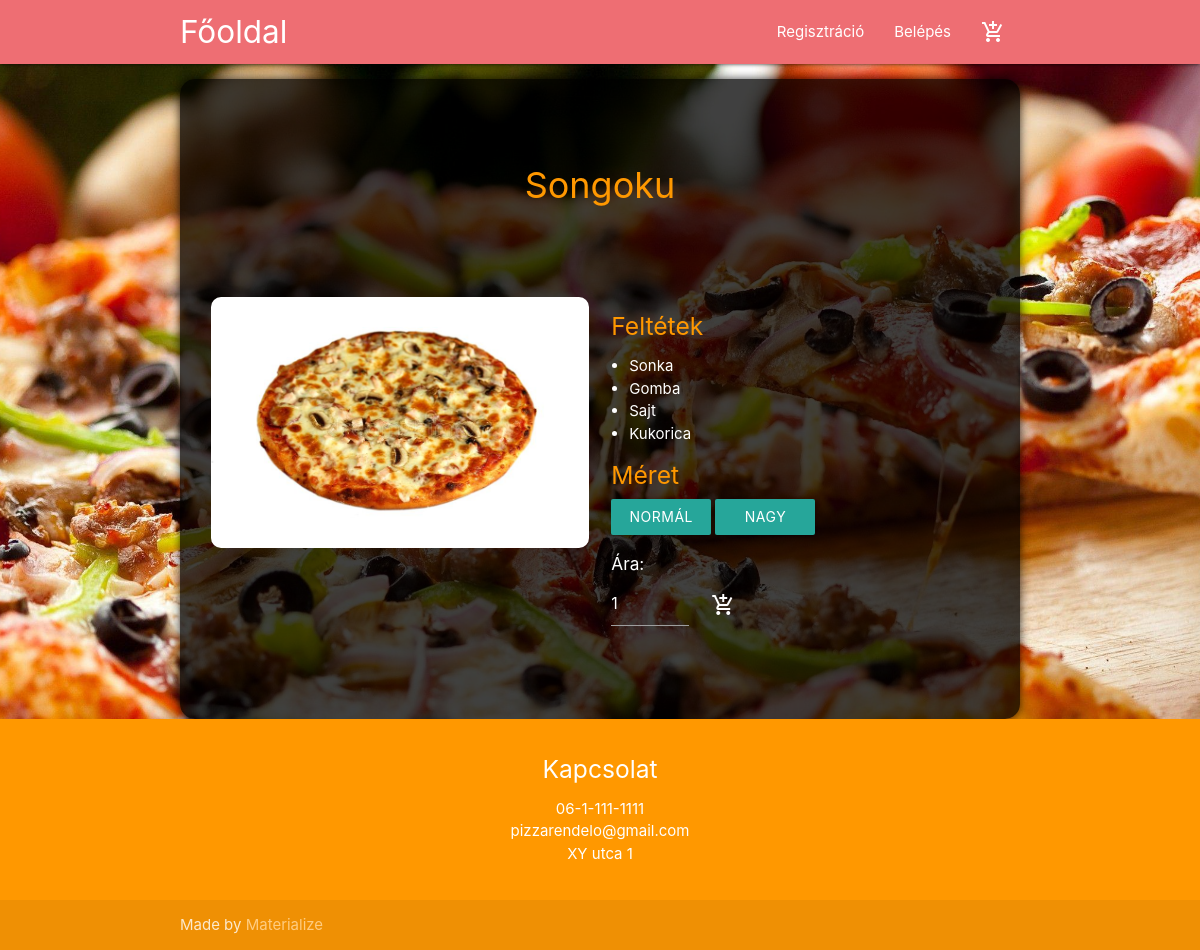
The page /products/songoku on the database its author committed.
### tables this page shows
CREATE TABLE `pizzas` (
  `id` bigint(20) UNSIGNED NOT NULL,
  `url` varchar(200) DEFAULT NULL,
  `name` varchar(255) NOT NULL,
  `image` varchar(255) NOT NULL,
  `description` text NOT NULL,
  `hot_deal` int(11) NOT NULL DEFAULT 0,
  `created_at` timestamp NULL DEFAULT NULL,
  `updated_at` timestamp NULL DEFAULT NULL
);

CREATE TABLE `toppings` (
  `id` bigint(20) UNSIGNED NOT NULL,
  `name` varchar(255) NOT NULL,
  `created_at` timestamp NULL DEFAULT NULL,
  `updated_at` timestamp NULL DEFAULT NULL
);

CREATE TABLE `sizes` (
  `id` bigint(20) UNSIGNED NOT NULL,
  `name` varchar(255) NOT NULL,
  `default` int(11) NOT NULL DEFAULT 0,
  `created_at` timestamp NULL DEFAULT NULL,
  `updated_at` timestamp NULL DEFAULT NULL
);

### includes/template_parts.php (called while the page is built, shortened)
<?php
function product_details($url, $connection)
{
    $sql_result = mysqli_query($connection, "select * from pizzas where url ='$url'");
    $result = mysqli_fetch_object($sql_result);
    $tomb["pizza"] = $result;
    $toppings= [];
    $sql_result = mysqli_query($connection, "select toppings.* from pizzas_toppings, toppings where pizzas_toppings.pizza_id ='".$result->id."' and pizzas_toppings.topping_id = toppings.id");
    while ($data = mysqli_fetch_object($sql_result)) {
        $toppings[]=$data;
    }
    $tomb["toppings"] = $toppings;
    $tomb["prices"] = getAllPrice($result, $connection);
    return $tomb;
}

### includes/functions.php (called while the page is built, shortened)
<?php
function public_path($url = '')
{
    return DOCUMENT_ROOT.$url;
}
function getDefaultSize($connection)
{
    $sql_result = mysqli_query($connection, "select * from sizes
     where `default` = 1");
    return mysqli_fetch_object($sql_result);
}
function getSizeData($id, $connection)
{
    $sql_result = mysqli_query($connection, "select * from sizes where id ='".$id."'");
    return mysqli_fetch_object($sql_result);
}
function getAllPrice($item, $connection)
{
    $sql_result = mysqli_query($connection, "select * from pizzas_sizes
     where pizza_id = '".$item->id."'");
    $tomb =[];
    while ($data=mysqli_fetch_object($sql_result)) {
        $tomb[] =[
            'size'      =>  $data,
            'size_name' => getSizeData($data->size_id, $connection),
            'default'   =>  $data->size_id === getDefaultSize($connection)
            ->id];
    }
    return $tomb;
}

### includes/pages/product.php (the view, shortened to what this page needs)
<?php
  $product = product_details($_GET["name"], $connection);
?>
<div class="section no-pad-bot" id="index-banner">
    <div class="container alpha-bg">
        <br><br>
        <h1 class="header center orange-text"><?php print $product["pizza"]->name;?></h1>
        <div class="row">
            <div class="col justify text-block">
            </div>
        </div>
        <br><br>
        <div class="row product-details text-block">
            <div class="col l6">
                <img src="<?php print public_path('/images/products/'.$product["pizza"]->image)?>"
                    alt="<?php print $product["pizza"]->name;?>">
            </div>
            <div class="col m6">
                <h5 class="orange-text">Feltétek</h5>
                <ul class="browser-default">
                    <?php
            foreach ($product["toppings"] as $topping) {
                print '<li>'.$topping->name.'</li>';
            }
          ?>
                </ul>
                <h5 class="orange-text">Méret</h5>
                <?php
            foreach (getAllPrice($product["pizza"], $connection) as $price) {
                print '<a
                    class="waves-effect waves-light btn calc-price '.
                    (($price["size_name"]->default=='1')? 'default' : '').
                     '"
                    data-size="'.$price["size"]->size_id.'"
                    data-id="'.$product["pizza"]->id.'">'.
                    $price["size_name"]->name.'</a> ';
            }
          ?>
                <h6 class="orange-text mt3"><span>Ára:</span> <span id="product_display_price"></span>
                </h6>
                <div class="row">
                    <div class="col s3">
                        <input type="number" class="quantity-input" id="quantity" value="1" max="10" min="1">
                    </div>
                    <div class="col s3">
                        <a href="#" onclick="toCart(product_to_cart)"><i
                                class="material-icons shopping-cart">add_shopping_cart</i>
                        </a>
                    </div>
                </div>
            </div>
        </div>
        <br><br>
    </div>

### css/style.css (style rules this page uses)
body { background-image: url(../images/pizzabg.jpg); background-position: center; background-size: cover; background-attachment: fixed; }
h1 { font-size: 36px; }
.text-block { padding: 0px 20px !important; }
.justify { text-align: justify; }
.alpha-bg { background-color: rgba(0, 0, 0, 0.75); border-radius: 15px; box-shadow: 0 0 10px rgba(0, 0, 0, 0.75); }
.alpha-bg * { color: white; }
.quantity-input { margin: 0; min-width: 40px !important; }
.shopping-cart { font-size: 24px !important; margin-top: 13px !important; }
.product-details img { width: 100%; border-radius: 10px; }
.product-details .btn { width: 100px; }
.browser-default { padding-left: 18px; }
.orange-text span { color: white; }
.mt3 { margin-top: 20px; }

### rows shown on the page
pizzas: name "Songoku", image (picture)
toppings: name "Sonka"
toppings: name "Gomba"
toppings: name "Sajt"
toppings: name "Kukorica"
sizes: name "NORMÁL"
sizes: name "NAGY"
